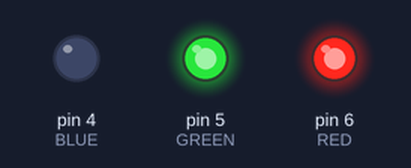
Bench run of a sketch on a simulated Arduino Uno, built with avr-gcc and run on an emulated ATmega328P. Shown: output pins drawn as LEDs (lit = HIGH).

Above: at 0.1 s.
At 5.1 s:
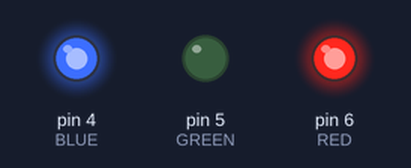
At 10.1 s:
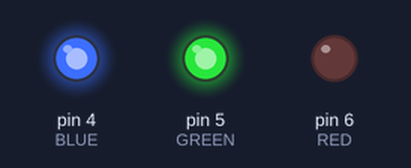
At 15.1 s:
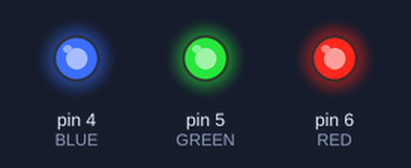
Timing chart, 0 to 34.3 s (numbered marks = the images above):
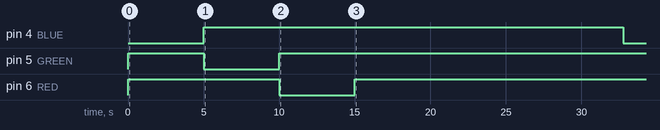

Measured:
- by itself, pin 4 (BLUE): LOW → HIGH at 5.0 s, → LOW 27.8 s later
- by itself, pin 5 (GREEN): LOW → HIGH at 0.00 s, → LOW 5.0 s later, → HIGH 5.0 s later
- by itself, pin 6 (RED): LOW → HIGH at 0.00 s, → LOW 10.0 s later, → HIGH 5.0 s later

The sketch:

SpotRVB5s.ino
```cpp
/*
 *
 *- Le spot light fonctionne comme 3 LEDs R,G,B controllable via 3 sorties digitales PWM de l'Arduino.
 *- Afin de ne pas bruler le composant : brancher des résistances (1000 Ohm) en série avec les LEDs
 *
 *==============
 *- Led RED : white wire
 *- Led GREEN: purple wire
 *- Led BLUE: grey wire
 *
 *- +5V : red wire
 *- GND : brown wire
 */

/*
 * autuer Iynthurisha
 * Code Arduino permettant d'allumer le spot douche 5secondes en blue puis 5s en vert et enfin 5s en rouge
 *
 */


// Define Pins
#define RED 6
#define GREEN 5
#define BLUE 4

// define variables
int redValue;
int greenValue;
int blueValue;
int tempsd; //temps t=0
int tempsf; // temps à l'instant t

void setup() {
  pinMode(RED, OUTPUT);
  pinMode(GREEN, OUTPUT);
  pinMode(BLUE, OUTPUT);
  tempsd = millis();

  redValue = 255;
  greenValue = 255;
  blueValue = 255;

 }
void loop() {
  analogWrite(RED, redValue);
  analogWrite(GREEN, greenValue);
  analogWrite(BLUE, blueValue);

  tempsf=millis();
  if (tempsf-tempsd <5000){
     //do 5s spot in blue
    redValue = 255;
    greenValue = 255;
    blueValue = 0; // it will show blue light (the color values are inversed)

    analogWrite(RED, redValue);
    analogWrite(GREEN, greenValue);
    analogWrite(BLUE, blueValue);
    tempsf=millis();
  }

    else if (tempsf-tempsd < 10000){
     //do 5s spot in green
    redValue = 255;
    greenValue = 0;
    blueValue = 255;

    analogWrite(RED, redValue);
    analogWrite(GREEN, greenValue);
    analogWrite(BLUE, blueValue);
    tempsf=millis();
    }
      else if (tempsf-tempsd < 15000){
     //do 5s spot in red
    redValue = 0;
    greenValue = 255;
    blueValue = 255;

    analogWrite(RED, redValue);
    analogWrite(GREEN, greenValue);
    analogWrite(BLUE, blueValue);
      }
    else { //then off
    redValue = 255;
    greenValue = 255;
    blueValue = 255;

    analogWrite(RED, redValue);
    analogWrite(GREEN, greenValue);
    analogWrite(BLUE, blueValue);
      }

    }
```
